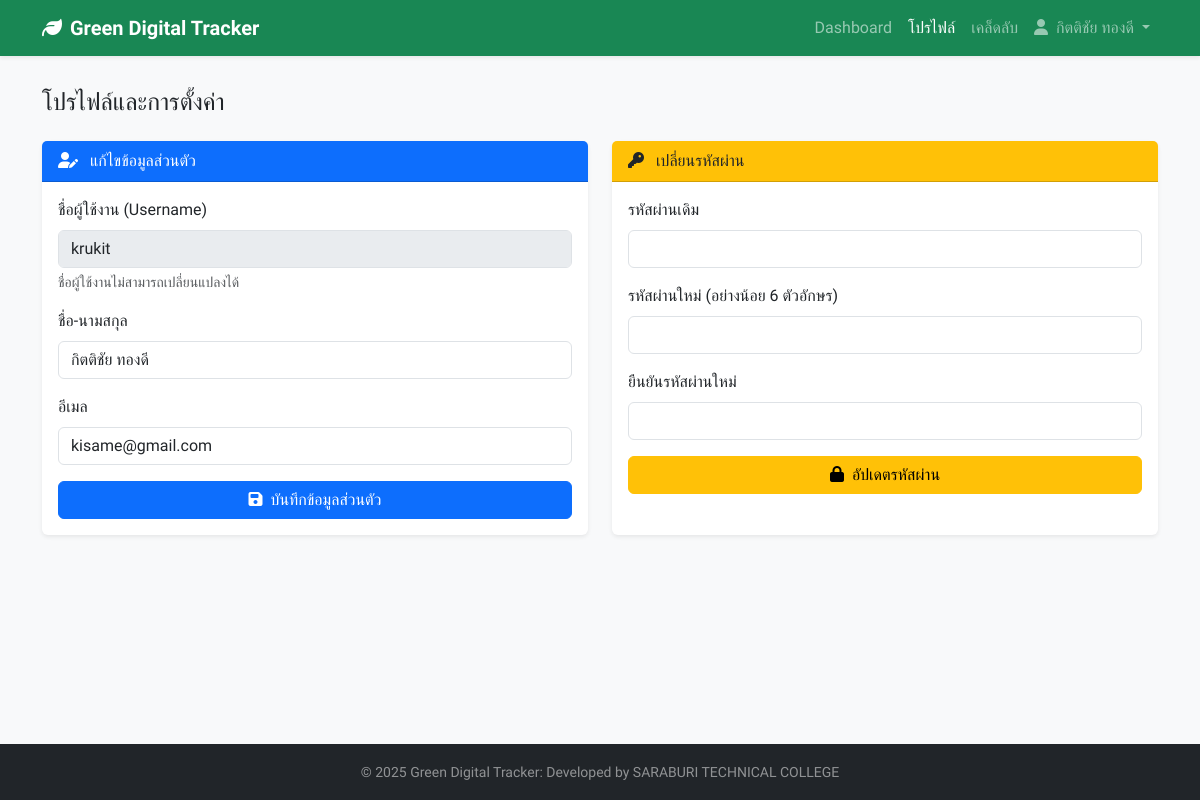
Page /profile.php (signed in) on the committed database.
### tables this page shows
CREATE TABLE `users` (
  `u_id` int(11) NOT NULL COMMENT 'รหัสผู้ใช้งาน',
  `u_username` varchar(100) NOT NULL COMMENT 'ชื่อผู้ใช้ (สำหรับ Login)',
  `u_password` varchar(255) NOT NULL COMMENT 'รหัสผ่าน (ต้องเข้ารหัส)',
  `u_security_question` varchar(255) NOT NULL,
  `u_security_answer` varchar(255) NOT NULL,
  `u_email` varchar(150) NOT NULL COMMENT 'อีเมล (สำหรับกู้คืนรหัสผ่าน)',
  `u_full_name` varchar(200) NOT NULL COMMENT 'ชื่อ-นามสกุล',
  `u_role` enum('admin','user') NOT NULL DEFAULT 'user' COMMENT 'สิทธิ์การใช้งาน (Admin/User)',
  `u_status` enum('active','suspended') NOT NULL DEFAULT 'active' COMMENT 'สถานะบัญชี',
  `u_created_at` datetime NOT NULL DEFAULT current_timestamp() COMMENT 'วันที่สร้างบัญชี'
);

### profile.php (the view, shortened to what this page needs)
<?php
require_once 'db_connect.php';
$user_id = $_SESSION['u_id'];
$user_role = $_SESSION['u_role'];
$user_username = $_SESSION['u_username'];
try {
    $sql_get_data = "SELECT u_full_name, u_email, u_username FROM users WHERE u_id = $user_id";
    $result_data = $conn->query($sql_get_data);
    $user_data = $result_data->fetch_assoc();
    $user_full_name = $user_data['u_full_name'] ?? $user_username;
} catch (Exception $e) {
    die("Error fetching user data: " . $e->getMessage());
}
?>
<!DOCTYPE html>
<html lang="th">
<head>
    <link href="https://cdn.jsdelivr.net/npm/bootstrap@5.3.3/dist/css/bootstrap.min.css" rel="stylesheet">
    <link rel="stylesheet" href="https://cdnjs.cloudflare.com/ajax/libs/font-awesome/6.5.2/css/all.min.css" />
</head>
<body class="d-flex flex-column min-vh-100">
    <nav class="navbar navbar-expand-lg navbar-dark bg-success shadow-sm sticky-top">
        <div class="container">
            <a class="navbar-brand" href="dashboard.php">
                <i class="fas fa-leaf me-2"></i>Green Digital Tracker
            </a>
            <div class="collapse navbar-collapse" id="navbarNav">
                <ul class="navbar-nav ms-auto">
                    <?php if ($user_role === 'admin'): ?>
                        <li class="nav-item">
                            <a class="nav-link" href="dashboard.php">Dashboard (Admin)</a>
                        </li>
                        <li class="nav-item">
                            <a class="nav-link" href="manage_users.php">จัดการผู้ใช้</a>
                        </li>
                        <li class="nav-item">
                            <a class="nav-link" href="manage_content.php">จัดการเนื้อหา</a>
                        </li>
                    <?php else: ?>
                        <li class="nav-item">
                            <a class="nav-link" href="dashboard.php">Dashboard</a>
                        </li>
                        <li class="nav-item">
                            <a class="nav-link active" href="profile.php">โปรไฟล์</a>
                        </li>
                        <li class="nav-item">
                            <a class="nav-link" href="tips.php">เคล็ดลับ</a>
                        </li>
                    <?php endif; ?>
                    <li class="nav-item dropdown">
                        <a class="nav-link dropdown-toggle" href="#" id="navbarUserDropdown" role="button" data-bs-toggle="dropdown" aria-expanded="false">
                            <i class="fas fa-user me-1"></i> <?php echo htmlspecialchars($user_full_name); ?>
                        </a>
                    </li>
                </ul>
            </div>
        </div>
    </nav>
    <main class="main-content">
        <div class="container">
            <h2 class="h4 mb-4">โปรไฟล์และการตั้งค่า</h2>
            <div class="row g-4">
                <div class="col-lg-6">
                    <div class="card shadow-sm border-0 h-100">
                        <div class="card-header bg-primary text-white">
                            <i class="fas fa-user-edit me-2"></i>
                            แก้ไขข้อมูลส่วนตัว
                        </div>
                        <div class="card-body">
                            <form method="POST" action="profile.php">
                                <div class="mb-3">
                                    <label class="form-label">ชื่อผู้ใช้งาน (Username)</label>
                                    <input type="text" class="form-control" value="<?php echo htmlspecialchars($user_data['u_username']); ?>" disabled readonly>
                                    <div class="form-text">ชื่อผู้ใช้งานไม่สามารถเปลี่ยนแปลงได้</div>
                                </div>
                                <div class="mb-3">
                                    <label for="full_name" class="form-label">ชื่อ-นามสกุล</label>
                                    <input type="text" class="form-control" id="full_name" name="full_name" value="<?php echo htmlspecialchars($user_data['u_full_name']); ?>" required>
                                </div>
                                <div class="mb-3">
                                    <label for="email" class="form-label">อีเมล</label>
                                    <input type="email" class="form-control" id="email" name="email" value="<?php echo htmlspecialchars($user_data['u_email']); ?>" required>
                                </div>
                                <button type="submit" class="btn btn-primary w-100"><i class="fas fa-save me-2"></i>บันทึกข้อมูลส่วนตัว</button>
                            </form>
                        </div>
                    </div>
                </div>
                <div class="col-lg-6">
                    <div class="card shadow-sm border-0 h-100">
                        <div class="card-header bg-warning text-dark">
                            <i class="fas fa-key me-2"></i>
                            เปลี่ยนรหัสผ่าน
                        </div>
                        <div class="card-body">
                            <form method="POST" action="profile.php">
                                <div class="mb-3">
                                    <label for="old_password" class="form-label">รหัสผ่านเดิม</label>
                                    <input type="password" class="form-control" id="old_password" name="old_password" required>
                                </div>
                                <div class="mb-3">
                                    <label for="new_password" class="form-label">รหัสผ่านใหม่ (อย่างน้อย 6 ตัวอักษร)</label>
                                    <input type="password" class="form-control" id="new_password" name="new_password" required>
                                </div>
                                <div class="mb-3">
                                    <label for="confirm_password" class="form-label">ยืนยันรหัสผ่านใหม่</label>
                                    <input type="password" class="form-control" id="confirm_password" name="confirm_password" required>
                                </div>
                                <button type="submit" class="btn btn-warning w-100"><i class="fas fa-lock me-2"></i>อัปเดตรหัสผ่าน</button>
                            </form>
                        </div>
                    </div>
                </div>
            </div>
        </div>
    </main>
    <footer class="footer mt-auto py-3 bg-dark text-white-50">
        <div class="container text-center">
            <small>© 2025 Green Digital Tracker: Developed by SARABURI TECHNICAL COLLEGE</small>
        </div>
    </footer>
</body>
</html>

### profile.php (style rules this page uses)
body { font-family: 'Prompt', sans-serif; background-color: #f8f9fa; display: flex; flex-direction: column; min-height: 100vh; }
.navbar-brand { font-weight: 700; }
.main-content { flex-grow: 1; padding: 2rem 0; }

### rows in the picture
users: u_full_name "กิตติชัย ทองดี", u_username "krukit", full_name "กิตติชัย ทองดี", email "kisame@gmail.com"
